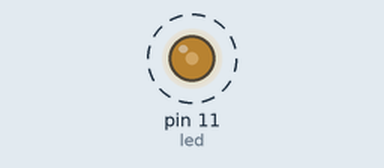
Bench run of a sketch on a simulated Arduino Uno, built with avr-gcc and run on an emulated ATmega328P. Shown: output pins drawn as LEDs (lit = HIGH). Dashed ring = blinking.

Above: at 0.05 s.
Timing chart, 0 to 3.0 s (numbered marks = the images above):
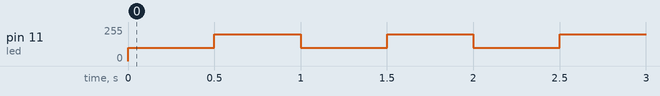

Measured:
- by itself, pin 11 (led): alternates 200/255 for 0.50 s and 100/255 for 0.50 s

The sketch:

sketch_oct27b.ino
```cpp
int led = 11;

void setup() {
  // put your setup code here, to run once:
pinMode(led, OUTPUT);
}

void loop() {
  // put your main code here, to run repeatedly:
analogWrite(led, 100);
delay(500);
analogWrite(led, 200);
delay(500);
}
```
